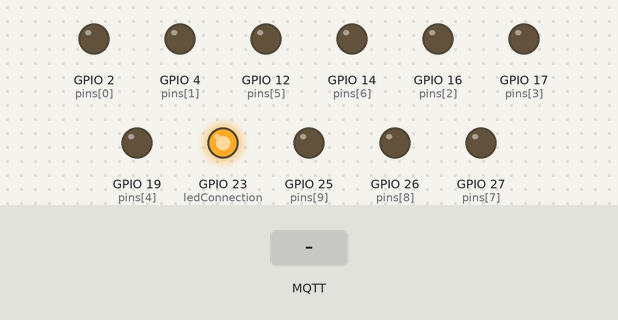
A sketch run on a simulated ESP32. On the bench: output pins drawn as LEDs (lit = HIGH). Inputs (shaded band) come from the test bench. WiFi joins after 1.5 s; servers stay silent unless stated; no MQTT or app messages arrive unless stated; what the sketch prints to the serial monitor is not drawn.

Above: at 2.7 s.
2.8 s: MQTT message "1" arrives on the first subscribed topic
At 4.0 s:
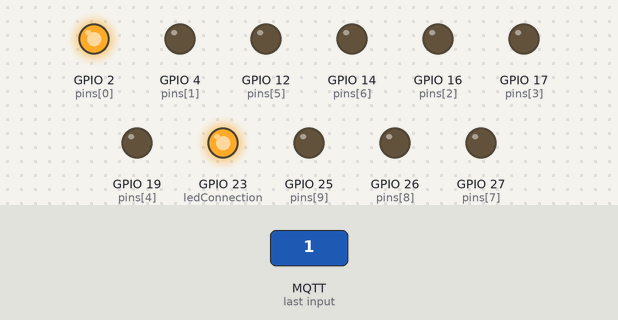
4.3 s: MQTT message "0" arrives on the first subscribed topic
At 5.3 s:
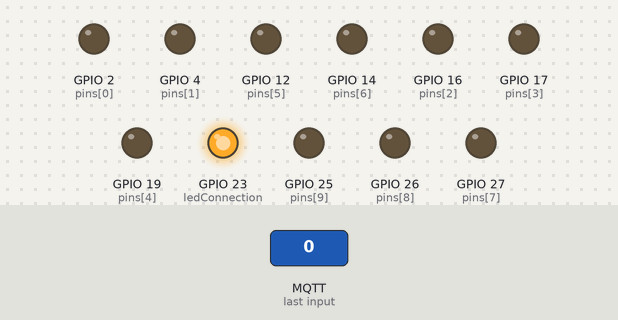
Timing chart, 0 to 7.3 s (numbered marks = the images above; inputs shaded):
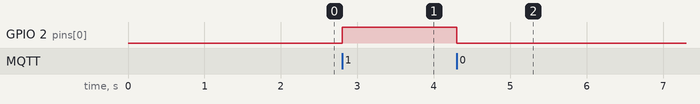

Measured:
- after the input at 2.8 s, GPIO 2 (pins[0]): LOW → HIGH at once
- after the input at 4.3 s, GPIO 2 (pins[0]): HIGH → LOW at once

The sketch:

gloveIOT.ino
```cpp
#include <PubSubClient.h>
#include <WiFi.h>

#define MIN(a,b) (((a)<(b))?(a):(b))

// todo: add ine home - router
const char* ssid_list[] = {"HANDS", "CS-IoT", "WiFi-2.4-CAB0"};
const char* password_list[] = {"95203737", "SLA-qkXvjcs!", "wr43kdnz2a7xm"};
const int num_networks = 3;

// shiftr broker
const char* mqttServer = "algorithmicgaze.cloud.shiftr.io";
const int mqttPort = 1883;
const char* mqttUser = "algorithmicgaze";
const char* mqttPassword = "oyxIrENHt8mM2ONQ";


// mac broker
// const char* mqttServer = "192.168.1.111";
// const int mqttPort = 1883;
// const char* mqttUser = NULL;
// const char* mqttPassword = NULL;


WiFiClient espKlant;
PubSubClient client(espKlant);
int ledConnection = 23;

int pins[] = {2, 4, 16, 17, 19, 12, 14, 27, 26, 25};
int numPins = 10;

void setup() {
  Serial.begin(115200);
  pinMode(ledConnection, OUTPUT);
  for (int i = 0; i < numPins; i++) {
    pinMode(pins[i], OUTPUT);
  }
  WiFi.mode(WIFI_STA);
  WiFi.disconnect();

  for (int i = 0; i < num_networks; i++) {
    const char* ssid = ssid_list[i];
    const char* password = password_list[i];

    Serial.print("Connecting to ");
    Serial.println(ssid);

    WiFi.begin(ssid, password);

    int retries = 0;
    while (WiFi.status() != WL_CONNECTED && retries < 10) {
      delay(500);
      Serial.print(".");
      retries++;
    }

    if (WiFi.status() == WL_CONNECTED) {
      Serial.println("");
      Serial.println("WiFi connected");
      Serial.println("IP address: ");
      Serial.println(WiFi.localIP());
      digitalWrite(ledConnection, HIGH);
      break; // exit
    } else {
      Serial.println("");
      Serial.println("Connection failed");
      digitalWrite(ledConnection, LOW);
    }
  }

  client.setServer(mqttServer, mqttPort);
  client.setCallback(onMessage);
}

void reconnect() {
  while (!client.connected()) {
    Serial.print("Attempting MQTT connection...");
    String clientId = "esp32";
    if (client.connect(clientId.c_str(), mqttUser, mqttPassword)) {
      Serial.println(" OK!");
      client.publish("chat", "esp32_connected");
      client.subscribe("hands");

    } else {
      Serial.print("failed, rc=");
      Serial.print(client.state());
      Serial.println(" try again in 5 seconds");
      delay(5000);
    }
  }
}

void loop() {
  if(!client.connected()){
    reconnect();
  }
  client.loop();
}

void onMessage(const char* topic, byte* payload, unsigned int length) {
  if (length == 0) return;

  char* message = (char*) payload;
  char command = message[0];
  char buffer[200] = { 0 };
  strncpy(buffer, message, MIN(length, 199));
  Serial.println("message received:");
  Serial.println(buffer);
  //Serial.println(message);

int messageLength = strlen(message);
Serial.print("incoming: ");
Serial.println(messageLength);
Serial.print("message length");
Serial.println(length);
for (int i = 0; i < length; i++) {
  if (message[i] == '1') {
    digitalWrite(pins[i], HIGH);
  } else {
    digitalWrite(pins[i], LOW);
  }
}

}
```
